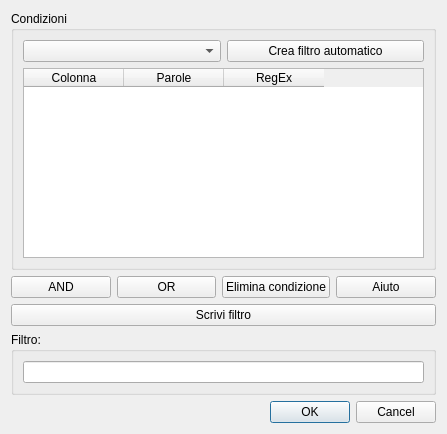
<?xml version="1.0" encoding="UTF-8"?>
<ui version="4.0">
 <class>Dialog</class>
 <widget class="QDialog" name="Dialog">
  <property name="geometry">
   <rect>
    <x>0</x>
    <y>0</y>
    <width>447</width>
    <height>434</height>
   </rect>
  </property>
  <property name="windowTitle">
   <string>Dialog</string>
  </property>
  <layout class="QVBoxLayout" name="verticalLayout">
   <item>
    <widget class="QGroupBox" name="groupBox_2">
     <property name="title">
      <string>Condizioni</string>
     </property>
     <layout class="QVBoxLayout" name="verticalLayout_2">
      <item>
       <layout class="QGridLayout" name="gridLayout">
        <item row="0" column="1">
         <widget class="QPushButton" name="filtroautomatico">
          <property name="text">
           <string>Crea filtro automatico</string>
          </property>
         </widget>
        </item>
        <item row="0" column="0">
         <widget class="QComboBox" name="autofiltercombo"/>
        </item>
       </layout>
      </item>
      <item>
       <widget class="QTableWidget" name="tableWidget">
        <column>
         <property name="text">
          <string>Colonna</string>
         </property>
        </column>
        <column>
         <property name="text">
          <string>Parole</string>
         </property>
        </column>
        <column>
         <property name="text">
          <string>RegEx</string>
         </property>
        </column>
       </widget>
      </item>
     </layout>
    </widget>
   </item>
   <item>
    <layout class="QHBoxLayout" name="horizontalLayout_3">
     <item>
      <widget class="QPushButton" name="andbtn">
       <property name="text">
        <string>AND</string>
       </property>
      </widget>
     </item>
     <item>
      <widget class="QPushButton" name="orbtn">
       <property name="text">
        <string>OR</string>
       </property>
      </widget>
     </item>
     <item>
      <widget class="QPushButton" name="delbtn">
       <property name="text">
        <string>Elimina condizione</string>
       </property>
      </widget>
     </item>
     <item>
      <widget class="QPushButton" name="help">
       <property name="text">
        <string>Aiuto</string>
       </property>
      </widget>
     </item>
    </layout>
   </item>
   <item>
    <widget class="QPushButton" name="updateFilter">
     <property name="text">
      <string>Scrivi filtro</string>
     </property>
    </widget>
   </item>
   <item>
    <widget class="QGroupBox" name="groupBox">
     <property name="title">
      <string>Filtro:</string>
     </property>
     <layout class="QHBoxLayout" name="horizontalLayout">
      <item>
       <widget class="QLineEdit" name="filter"/>
      </item>
     </layout>
    </widget>
   </item>
   <item>
    <widget class="QDialogButtonBox" name="buttonBox">
     <property name="orientation">
      <enum>Qt::Horizontal</enum>
     </property>
     <property name="standardButtons">
      <set>QDialogButtonBox::Cancel|QDialogButtonBox::Ok</set>
     </property>
    </widget>
   </item>
  </layout>
 </widget>
 <resources/>
 <connections>
  <connection>
   <sender>buttonBox</sender>
   <signal>accepted()</signal>
   <receiver>Dialog</receiver>
   <slot>accept()</slot>
   <hints>
    <hint type="sourcelabel">
     <x>248</x>
     <y>254</y>
    </hint>
    <hint type="destinationlabel">
     <x>157</x>
     <y>274</y>
    </hint>
   </hints>
  </connection>
  <connection>
   <sender>buttonBox</sender>
   <signal>rejected()</signal>
   <receiver>Dialog</receiver>
   <slot>reject()</slot>
   <hints>
    <hint type="sourcelabel">
     <x>316</x>
     <y>260</y>
    </hint>
    <hint type="destinationlabel">
     <x>286</x>
     <y>274</y>
    </hint>
   </hints>
  </connection>
 </connections>
</ui>
